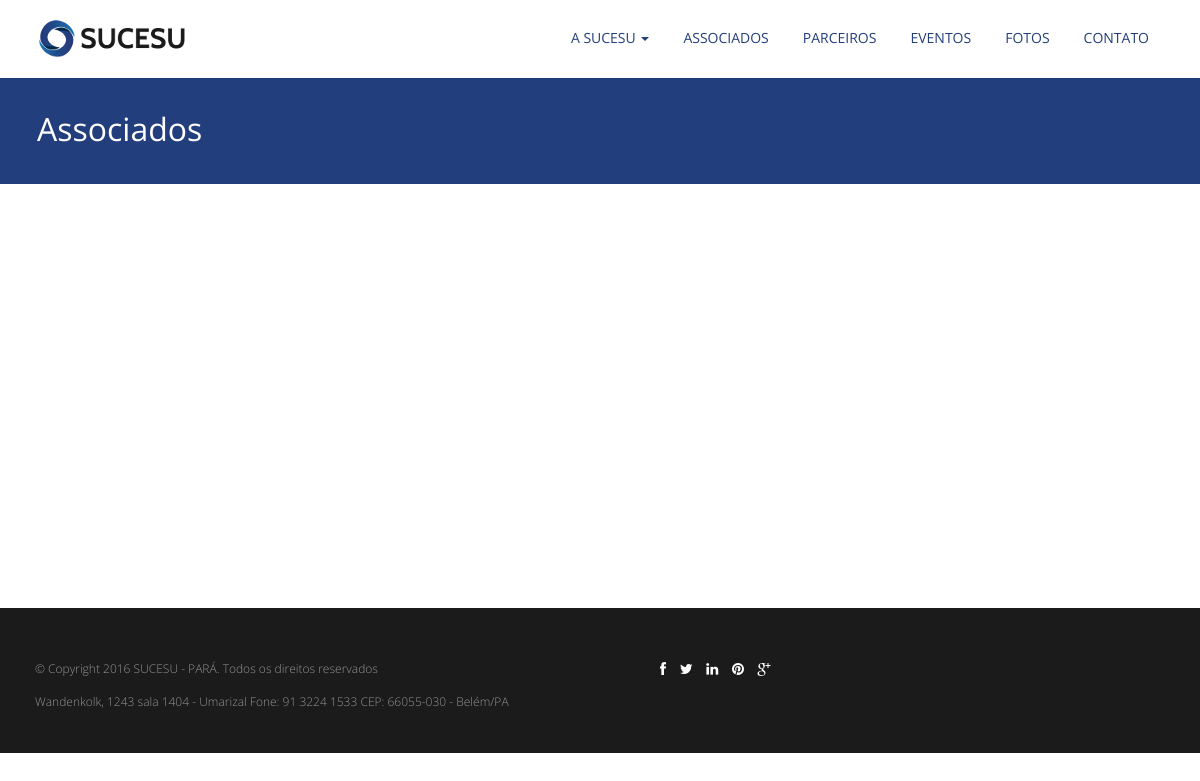
Page /associados/ on the earlier database version.
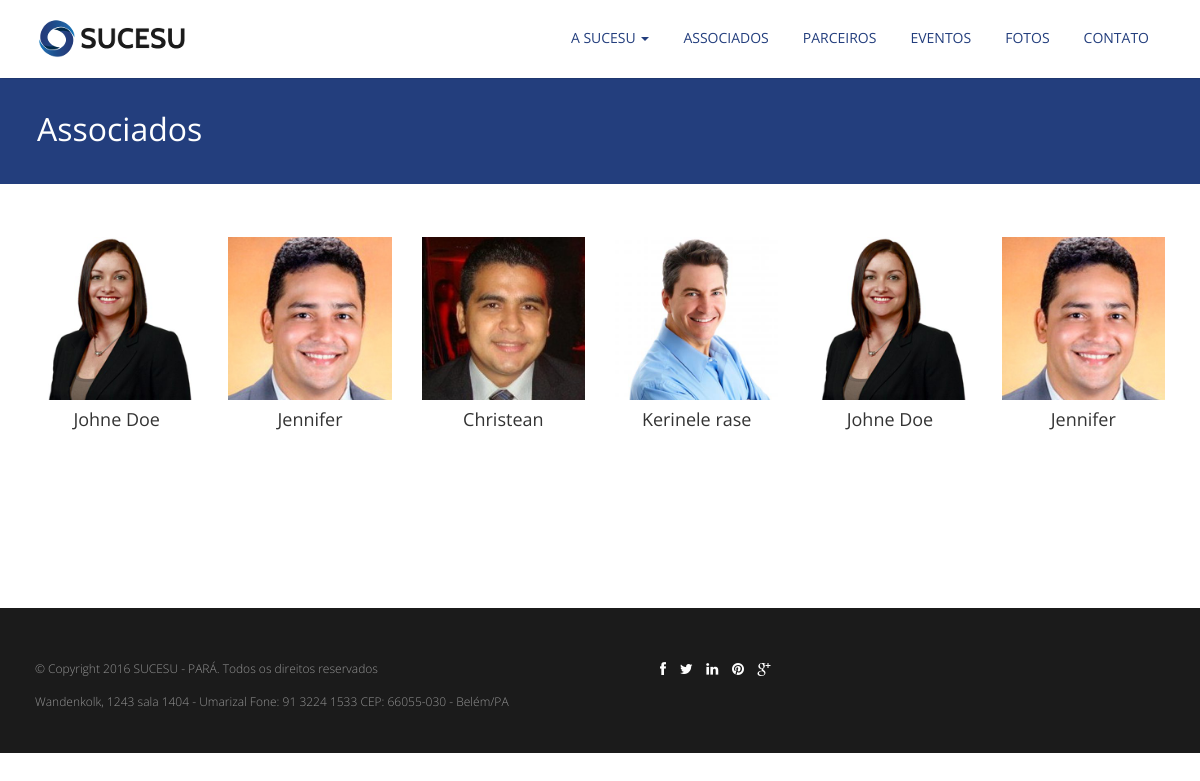
Same page on the later database version.
### sucesuview/models.py (models this page shows)
class Associado(models.Model):
    nome = models.CharField(max_length=200)
    imagem = models.ImageField(upload_to='images/associados/%Y-%m/%d')

### sucesuview/views.py (the view)
# urls.py: path('associados/', views.associados, name='associados'),
def associados(request):
    associados = Associado.objects.all()
    return render(request, 'sucesuview/associados.html', {'associados': associados})

### sucesuview/templates/sucesuview/associados.html
{% extends 'sucesuview/base.html' %}
{% load staticfiles%}
{% block content %}
<section id="inner-headline">
	<div class="container">
		<div class="row">
			<div class="col-lg-12">
				<h2 class="pageTitle">Associados</h2>
			</div>
		</div>
	</div>
</section>
<section id="content">
	<div class="container">
		<br>
		<div class="team-six">
			{% for associado in associados %}
				{% if forloop.counter0|divisibleby:6 %}
					<div class="row">
				{% endif %}
				<div class="col-md-2 col-xs-6">
					<div class="team-member">
						<img class="img-responsive" src="{{ associado.imagem.url }}" alt="">
						<h4 class="text-center"> {{ associado.nome }} </h4>
					</div>
				</div>
				{% if forloop.counter|divisibleby:6 or forloop.last  %}
					</div>
				{% endif %}
			{% endfor %}
			</div>
		</div>
</section>
{% endblock %}

### sucesuview/templates/sucesuview/base.html (shortened to what this page needs)
{% load staticfiles %}
<!DOCTYPE html>
<html lang="en">
<head>
    <link rel="stylesheet" href="{% static 'css/bootstrap.min.css' %}" >
    <link rel="stylesheet" href="{% static 'simple-line-icons/css/simple-line-icons.css' %}">
    <link rel="stylesheet" href="{% static 'css/fancybox/jquery.fancybox.css' %}" >
    <link rel="stylesheet" href="{% static 'css/flexslider.css' %}" >
    <link rel="stylesheet" href="{% static 'css/style.css' %}" >
</head>
<body>
    <header>
        <div class="navbar navbar-fixed-top">
            <div class="container">
                <div class="navbar-header">
                    <a class="navbar-brand" href="{% url 'index' %}"><img src="{% static 'img/logo.png' %}" alt="logo"></a>
                </div>
                <div class="navbar-collapse collapse ">
                    <ul class="nav navbar-nav">
                        <li>
                            <a href="{% url 'associados' %}">Associados</a>
                        </li>
                        <li>
                            <a href="{% url 'parceiros' %}">Parceiros</a>
                        </li>
                        <li>
                            <a href="{% url 'eventos' %}">Eventos</a>
                        </li>
                        <li>
                            <a href="https://www.flickr.com/photos/sucesupara/albums" target="_blank">Fotos</a>
                        </li>
                        <li>
                            <a href="{% url 'contato' %}">Contato</a>
                        </li>
                    </ul>
                </div>
            </div>
        </div>
        <div class="navbar-wrapper">
            <div class="container-fluid">
                <nav class="navbar navbar-fixed-top">
                    <div class="container">
                        <div class="navbar-header">
                            <a class="navbar-brand" href="{% url 'index' %}"><img src="{% static 'img/logo.png' %}" alt="logo"></a>
                        </div>
                        <div id="navbar" class="navbar-collapse collapse">
                            <ul class="nav navbar-nav">
                            <li class=" dropdown">
                                    <a href="#" class="dropdown-toggle active" data-toggle="dropdown" role="button" aria-haspopup="true" aria-expanded="false">A Sucesu <span class="caret"></span></a>
                                </li>
                                <li>
                                    <a href="{% url 'associados' %}">Associados</a>
                                </li>
                                <li>
                                    <a href="{% url 'parceiros' %}">Parceiros</a>
                                </li>
                                <li>
                                    <a href="{% url 'eventos' %}">Eventos</a>
                                </li>
                                <li>
                                    <a href="https://www.flickr.com/photos/sucesupara/albums" target="_blank">Fotos</a>
                                </li>
                                <li>
                                    <a href="{% url 'contato' %}">Contato</a>
                                </li>
                            </ul>
                        </div>
                    </div>
                </nav>
            </div>
        </div>
    </header>
    {% block content %}
    {% endblock %}
    <footer class="footer">
        <div id="">
            <div class="container">
                <div class="row">
                    <div class="col-lg-6">
                        <div class="copyright">
                            <p>
                                <span>© Copyright 2016 SUCESU - PARÁ. Todos os direitos reservados</span>
                                <p>
                                    Wandenkolk, 1243 sala 1404 - Umarizal Fone: 91 3224 1533 CEP: 66055-030 - Belém/PA
                                </p>
                            </p>
                        </div>
                    </div>
                    <div class="col-lg-6">
                        <ul class="social-network">
                            <li>
                                <a href="#" data-placement="top" title="Facebook"><i class="fa fa-facebook"></i></a>
                            </li>
                            <li>
                                <a href="https://twitter.com/sucesu_para" target="_blank" title="Twitter"><i class="fa fa-twitter"></i></a>
                            </li>
                            <li>
                                <a href="#" data-placement="top" title="Linkedin"><i class="fa fa-linkedin"></i></a>
                            </li>
                            <li>
                                <a href="#" data-placement="top" title="Pinterest"><i class="fa fa-pinterest"></i></a>
                            </li>
                            <li>
                                <a href="#" data-placement="top" title="Google plus"><i class="fa fa-google-plus"></i></a>
                            </li>
                        </ul>
                    </div>
                </div>
            </div>
        </div>
    </footer>
</body>
</html>

### sucesuview/static/css/style.css (style rules this page uses)
body { font-family:'Open Sans', Arial, sans-serif; font-size:14px; font-weight:300; line-height:1.6em; color:#656565; background: #fff; }
a { color: #233E7D; }
h1,h2, h3, h4, h5, h6 { font-family:'Open Sans', Arial, sans-serif; font-weight: normal; line-height:1.1em; color:#333; margin-bottom: 20px; }
.container { padding:0 20px 0 20px; position:relative; }
.row,.row-fluid { margin-bottom:30px; }
header .navbar { margin-bottom: 0; }
.navbar-brand { color: #222; text-transform: uppercase; font-size: 24px; font-weight: 700; line-height: 1em; letter-spacing: -1px; margin-top: 12px; padding: 0 0 0 15px; }
header .navbar-collapse ul.navbar-nav { float: right; margin-right: 0; }
header .navbar { min-height: 70px;padding: 18px 0;background: #FFFFFF;box-shadow: 1px -2px 3px #000; }
header .navbar { min-height: 70px; padding: 5px 0; }
header .navbar-nav > li { padding-bottom: 12px; padding-top: 12px; }
header .navbar-nav > li > a { padding-bottom: 6px; padding-top: 5px; margin-left: 2px; line-height: 30px; font-weight: 700; -webkit-transition: all .3s ease; -moz-transition: all .3s ease; -ms-transition: all .3s ease; -o-transition: all .3s ease; transition: all .3s ease; }
header .nav .caret { border-bottom-color: #233E7D; border-top-color: #233E7D; }
header ul.nav li { border:none; margin:0; }
header ul.nav li a { font-size:12px; border:none; font-weight:700; text-transform:uppercase; }
.navbar .nav > li > a { color: #233E7D; text-shadow: none; border: 1px solid rgba(255, 255, 255, 0) !important; font-size: 14px; font-weight: normal; }
ul.nav li.dropdown a { z-index:1000; display:block; }
.pageTitle { color: #fff; margin: 30px 0 3px; display: inline-block; }
#content { position:relative; padding: 30px 0 0px 0; min-height: 53vh; }
#content img { max-width:auto; height:auto; }
#inner-headline { background: #233E7D;position: relative;margin: 0;margin-top: 76px;padding: 0; }
#inner-headline h2.pageTitle { color: #FFFFFF; padding: 5px 0 5px 2px; text-align: left; display:block; font-size: 32px; font-weight: normal; position: relative; }
footer { background: #1B1B1B; }
footer { padding:50px 0 0 0; color: #949494; }
footer a { color:#fff; }
ul.social-network { list-style:none; margin:0; }
ul.social-network li { display:inline; margin: 0 5px; }
.copyright { text-align:left; font-size:12px; }

Differences in the rows shown:
added Associado: imagem (picture), nome "Johne Doe"
added Associado: imagem (picture), nome "Jennifer"
added Associado: imagem (picture), nome "Christean"
added Associado: imagem (picture), nome "Kerinele rase"
added Associado: imagem (picture), nome "Johne Doe"
added Associado: imagem (picture), nome "Jennifer"
